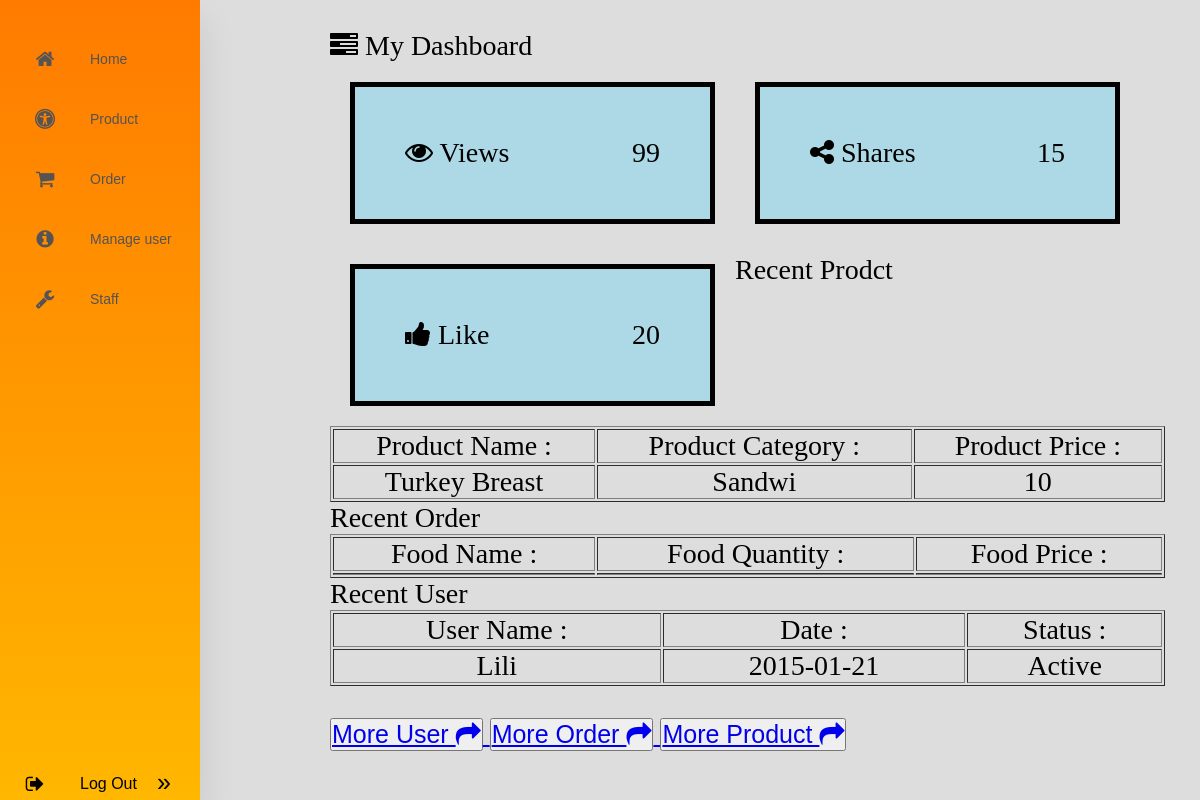
Page /loading_dashboard.php on the committed database.
### tables this page shows
CREATE TABLE `product` (
  `Prod_ID` int(50) NOT NULL,
  `Prod_Name` varchar(50) NOT NULL,
  `Prod_cate` varchar(50) NOT NULL,
  `Prod_price` varchar(50) NOT NULL,
  `Prod_stock` int(10) DEFAULT NULL,
  `image` varchar(100) NOT NULL,
  `code` varchar(100) NOT NULL
);

CREATE TABLE `user` (
  `No` int(100) NOT NULL,
  `Name` varchar(40) NOT NULL,
  `Date` date NOT NULL,
  `Role` varchar(40) NOT NULL,
  `Status` varchar(40) NOT NULL,
  `Email` varchar(40) NOT NULL COMMENT 'Email@gmail.com',
  `PhoneNumber` varchar(12) NOT NULL COMMENT '012-3456789',
  `Summary` text NOT NULL,
  `Password` varchar(100) NOT NULL,
  `Image` varchar(100) NOT NULL
);

### loading_dashboard.php (the view, shortened to what this page needs)
<?php include("config.php"); ?>
<!DOCTYPE html>
<html lang="en">
<head>
</head>
<body>
    <?php include "adminsidebar.php" ?>
    <div class="main">
        <p><i class="fa fa-tasks"></i> My Dashboard</p>
        <div class="container">
            <div class="box">
                <i class="fa fa-eye"></i> Views
                <span class="insidebox"> 99</span>
            </div>
            <div class="box">
                <i class="fa fa-share-alt"></i> Shares
                <span class="insidebox"> 15</span>
            </div>
            <div class="box">
                <i class="fa fa-thumbs-up"></i> Like
                <span class="insidebox"> 20</span>
            </div>
        </div>
        <br><br><br><br><br><br>
        <p>Recent Prodct</p>
        <table border="1px">
            <?php
            $sql = "select * from product;";
            $result = mysqli_query($conn,$sql);
            $row = mysqli_fetch_array($result)
            ?>
            <tr class="center">
                <td>Product Name :</td>
                <td>Product Category :</td>
                <td>Product Price :</td>
            </tr>
            <tr class="center">
                <td><?php echo $row["Prod_Name"];	?></td>
                <td><?php echo $row["Prod_cate"];?></td>
                <td><?php echo $row["Prod_price"];?></td>
            </tr>
        </table>
        <p>Recent Order</p>
        <table border="1px">
            <?php
            $sql = "select * from orderorder;";
            $result = mysqli_query($conn,$sql);
            $row = mysqli_fetch_array($result)
            ?>
            <tr class="center">
                <td>Food Name :</td>
                <td>Food Quantity :</td>
                <td>Food Price :</td>
            </tr>
            <tr class="center">
                <td><?php echo $row["foodname"];	?></td>
                <td><?php echo $row["qty"];?></td>
                <td><?php echo $row["price"];?></td>
            </tr>
        </table>
        <p>Recent User</p>
        <table border="1px">
            <?php
            $sql = "select * from user;";
            $result = mysqli_query($conn,$sql);
            $row = mysqli_fetch_array($result)
            ?>
            <tr class="center">
                <td>User Name :</td>
                <td>Date :</td>
                <td>Status :</td>
            </tr>
            <tr class="center">
                <td><?php echo $row["Name"];	?></td>
                <td><?php echo $row["Date"];?></td>
                <td><?php echo $row["Status"];?></td>
            </tr>
        </table>
        <br>
        <button style="font-size: 25px;"><a href="http://localhost/DWP_1Coin_Project/manageuser.php">More User  <i class="fa fa-mail-forward"></i></button>
        <button style="font-size: 25px;"><a href="http://localhost/DWP%20project/manageorder.php#">More Order  <i class="fa fa-mail-forward"></i></button>
        <button style="font-size: 25px;"><a href="http://localhost/DWP%20project/manageproduct.php#">More Product  <i class="fa fa-mail-forward"></i></button>
    </div>
</body>
</html>

### loading_dashboard.php (style rules this page uses)
.main { margin-left: 200px; padding: 0px 10px; font-size: 28px; }
table { width: 100%; }
.box { width: 365px; float: left; border: 5px solid ; background-color: lightblue; padding: 50px; margin: 20px; }
.insidebox { float: right; }
.center { text-align: center; }

### adminsidebar.php (style rules this page uses)
body { background: #DDDDDD; margin-left: 120px; margin-right: 25px; margin-top: 30px; }
* { box-sizing: border-box; margin: 0; padding: 0; }

### rows in the picture
product: Prod_Name "Turkey Breast", Prod_cate "Sandwi", Prod_price "10"
user: Name "Lili", Date "2015-01-21", Status "Active"
